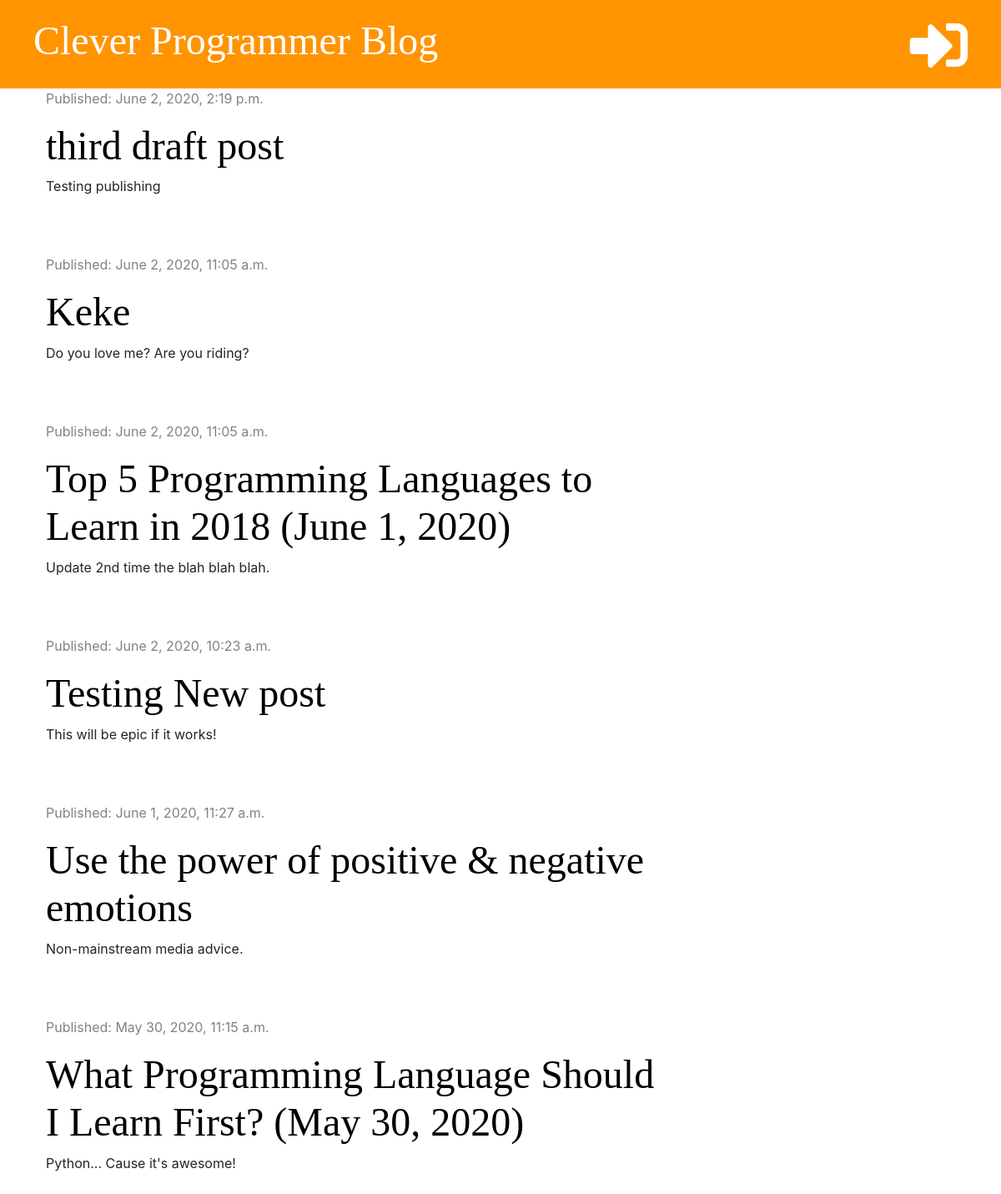
The page / on the database its author committed.
### blog/models.py (models this page shows, shortened)
class Post(models.Model):
    author = models.ForeignKey('auth.User', on_delete=models.CASCADE)
    title = models.CharField(max_length=200)
    text = models.TextField()
    created_date = models.DateTimeField(default=timezone.now())
    published_date = models.DateTimeField(blank=True, null=True)

### blog/views.py (the view)
# urls.py: path('', views.post_list, name='post_list'),
def post_list(request):
    posts = Post.objects.filter(published_date__lte=timezone.now()).order_by('-published_date')
    stuff_for_frontend = {'posts': posts}
    return render(request, 'blog/post_list.html', stuff_for_frontend)

### blog/templates/blog/post_list.html (shortened to what this page needs)
{% extends 'blog/base.html' %}
{% block content %}
        {% for post in posts %}
            <div class="post">
                <div class="date">
                    <p>Published: {{ post.published_date }}</p>
                </div>
                <h1><a href="{% url 'post_detail' pk=post.pk %}">{{ post.title }}</a></h1>
                <p>{{ post.text|truncatechars:50|linebreaksbr }}</p>
            </div>
        {% endfor %}
{% endblock %}

### blog/static/css/blog.css (style rules this page uses)
h1, h2, h3, h4 { font-family: 'Tangerine', 'Inconsolata', 'Droid Sans', serif; font-size: 48px; }
.date { color: #828282; }
.post { margin-bottom: 70px; }
.post h1 a { color: #000000; }

### rows shown on the page
Post: published_date "June 2, 2020, 2:19 p.m.", title "third draft post", text "Testing publishing"
Post: published_date "June 2, 2020, 11:05 a.m.", title "Keke", text "Do you love me? Are you riding?"
Post: published_date "June 2, 2020, 11:05 a.m.", title "Top 5 Programming Languages to Learn in 2018 (June 1, 2020)", text "Update 2nd time the blah blah blah."
Post: published_date "June 2, 2020, 10:23 a.m.", title "Testing New post", text "This will be epic if it works!"
Post: published_date "June 1, 2020, 11:27 a.m.", title "Use the power of positive & negative emotions", text "Non-mainstream media advice."
Post: published_date "May 30, 2020, 11:15 a.m.", title "What Programming Language Should I Learn First? (May 30, 2020)", text "Python... Cause it's awesome!"
